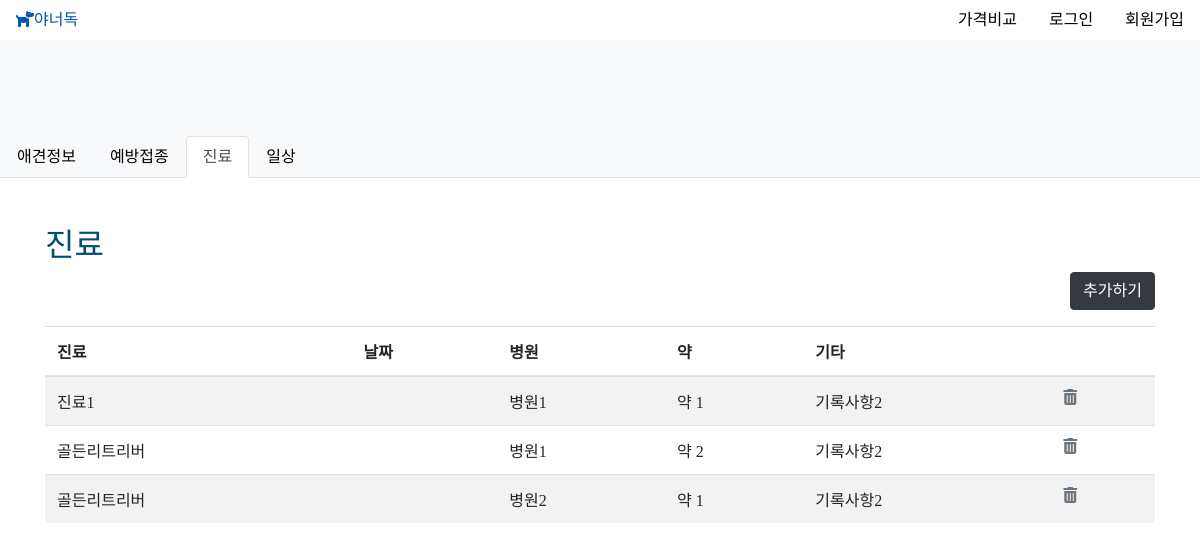
Screenshot of /diary/diagnosis/1 with the database file from the repository.
### diary/models.py (models this page shows)
class Diagnosis(models.Model):
    kind = models.CharField(max_length=200)         #진료
    date = models.DateTimeField('date published', null=True)   #날짜
    area = models.CharField(max_length=200)         #지역
    hospital = models.CharField(max_length=200)     #병원이름
    medicine = models.CharField(max_length=200, blank=True)     #약
    next_date = models.DateTimeField('date published', null=True)   #다음 진료일
    price = models.IntegerField(null=True)                   #가격
    record = models.TextField(blank=True)           #기타 기록
    dog = models.ForeignKey(Dog, on_delete=models.CASCADE)  #동물 id

### diary/views.py (the view)
# urls.py: path('/diagnosis/<int:dog_id>', views.diagnosis, name="diagnosis"),
def diagnosis(request, dog_id):
    dog_info = Dog.objects.get(num=dog_id)
    dog_pk = dog_info.num
    dog_infos = Dog.objects.filter(user=request.user.get_username())
    diagnosis = Diagnosis.objects.filter(dog=dog_pk)
    return render(request, 'diary_diagnosis.html', {"diagnosis":diagnosis, "dog_num":dog_pk, "dog_infos":dog_infos})

### mainapp/templates/diary_diagnosis.html (shortened to what this page needs)
{% extends 'base.html' %}
{% block content %}
{% load staticfiles %}
<div class="container-fluid bg-light d-flex justify-content-center pt-5 pb-5">
</div>
<div class="container-fluid pl-0 pr-0">
    <nav>
        <div class="nav nav-tabs bg-light">
            <a class="nav-item nav-link " href="{% url 'diary_dog' dog_num %}" aria-selected="false">애견정보</a>
            <a class="nav-item nav-link " href="{% url 'vaccination' dog_num %}" aria-selected="false">예방접종</a>
            <a class="nav-item nav-link active" href="{% url 'diagnosis' dog_num %}" aria-selected="true">진료</a>
          <a class="nav-item nav-link" href="{% url 'dailylife' dog_num %}" aria-selected="false">일상</a>
          </div>
      </nav>
      <div class="tab-content" id="nav-tabContent">
        <div class="tab-pane fade show active">
            <div class="container mt-5 tab-pane fade show active">
                <div class="row d-flex justify-content-between ">
                  <div class="col">
                    <h2>진료</h2>
                  </div>
                </div>
                <div class="row mb-3">
                  <div class="col text-right">
                    <button type="button" class="btn btn-dark" data-toggle="modal" data-target="#diag">
                        추가하기
                    </button>
                  </div>
                </div>
            <table class="table table-striped">
                    <thead>
                      <tr>
                        <th scope="col">진료</th>
                        <th scope="col">날짜</th>
                        <th scope="col">병원</th>
                        <th scope="col">약</th>
                        <th scope="col">기타</th>
                        <th scope="col"></th>
                      </tr>
                    </thead>
                    <tbody>
                        {% for i in diagnosis%}
                            <tr>
                              <td>{{i.kind}}</td>
                              <td>{{i.count}}</td>
                              <td>{{i.hospital}}</td>
                              <td>{{i.medicine}}</td>
                              <td>{{i.record}}</td>
                              <td>
                                <a href="{% url 'diag_delete' i.id dog_num %}"><i class="fas fa-trash-alt text-secondary"></i></a>
                              </td>
                            </tr>
                          {%endfor%}
                    </tbody>
                  </table>
        </div>
      </div>
</div>
{% endblock %}

### mainapp/templates/base.html (style rules this page uses)
* { font-family: 'S-CoreDream-7ExtraBold'; }
a { color : black; }
h2 { color : rgb(1,80,113); }

### rows the page displays
Diagnosis: kind "진료1", hospital "병원1", medicine "약 1", record "기록사항2"
Diagnosis: kind "골든리트리버", hospital "병원1", medicine "약 2", record "기록사항2"
Diagnosis: kind "골든리트리버", hospital "병원2", medicine "약 1", record "기록사항2"
